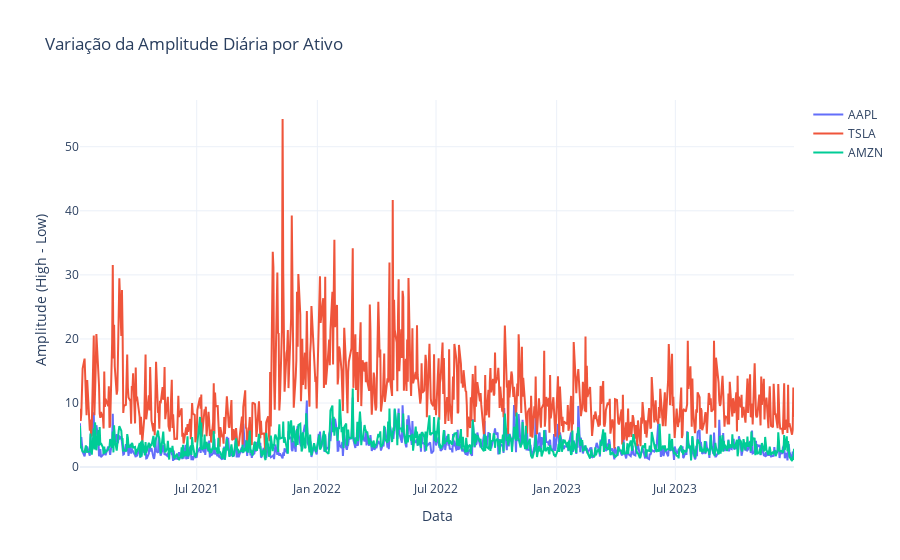

The notebook cell this image was saved under:
### Markdown cell above
#### 2. Observando a volatilidade dentro do dia
1. Calcule a amplitude de variação do valor do ativo dentro do dia. Essa amplitude você pode calcular com um comando simples de adicionar uma coluna no Pandas: (valor máximo - valor mínimo).
2. Monte um gráfico de linha mostrando a variação dessa amplitude ao longo do período coletado, por ativo.
3. Veja se consegue identificar que ativo apresentou maior volatilidade.

### Code cell
# Calcular a amplitude diária (High - Low) e adicionar uma coluna
for ativo, df in dados.items():
    df["Amplitude"] = df["High"] - df["Low"]

# Criar um gráfico interativo com Plotly
fig = go.Figure()

# Adicionar os dados de cada ativo ao gráfico
for ativo, df in dados.items():
    fig.add_trace(go.Scatter(
        x=df.index,
        y=df["Amplitude"],
        mode='lines',
        name=ativo,
        hovertemplate=f"<b>{ativo}</b><br>Data: {{x}}<br>Amplitude: {{y:.2f}}<extra></extra>"
    ))

# Configurar o layout do gráfico
fig.update_layout(
    title="Variação da Amplitude Diária por Ativo",
    xaxis_title="Data",
    yaxis_title="Amplitude (High - Low)",
    template="plotly_white",
    hovermode="x unified"
)

# Mostrar o gráfico interativo
fig.show()

print("Volatilidade média por ativo:")
for ativo, vol in maior_volatilidade:
    print(f"{ativo}: {vol:.2f}")

print(f"\nAtivo com maior volatilidade média: {maior_volatilidade[0][0]} ({maior_volatilidade[0][1]:.2f})")

### Figure 1 — Plotly figure (JSON) as saved in the notebook; plotly's stock layout.template omitted (floating-point values rounded to 4 significant figures; data arrays with more than 128 entries replaced by an {"elided": "..."} marker saying what was removed)
{"data": [{"hovertemplate": "<b>AAPL</b><br>Data: {x}<br>Amplitude: {y:.2f}<extra></extra>", "mode": "lines", "name": "AAPL", "type": "scatter", "x": {"elided": "753 str values"}, "y": {"elided": "753 float values"}}, {"hovertemplate": "<b>TSLA</b><br>Data: {x}<br>Amplitude: {y:.2f}<extra></extra>", "mode": "lines", "name": "TSLA", "type": "scatter", "x": {"elided": "753 str values"}, "y": {"elided": "753 float values"}}, {"hovertemplate": "<b>AMZN</b><br>Data: {x}<br>Amplitude: {y:.2f}<extra></extra>", "mode": "lines", "name": "AMZN", "type": "scatter", "x": {"elided": "753 str values"}, "y": {"elided": "753 float values"}}], "layout": {"autosize": true, "hovermode": "x unified", "title": {"text": "Variação da Amplitude Diária por Ativo"}, "xaxis": {"autorange": true, "range": ["2021-01-04", "2023-12-29"], "title": {"text": "Data"}, "type": "date"}, "yaxis": {"autorange": true, "range": [-2.015, 57.29], "title": {"text": "Amplitude (High - Low)"}, "type": "linear"}}}
